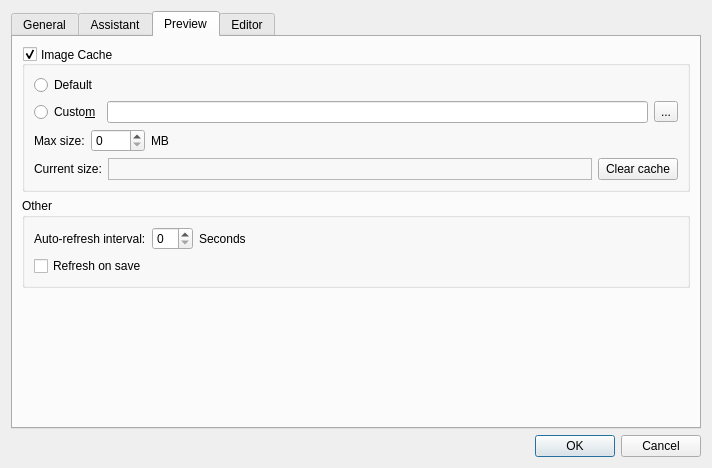
<?xml version="1.0" encoding="UTF-8"?>
<ui version="4.0">
 <class>PreferencesDialog</class>
 <widget class="QDialog" name="PreferencesDialog">
  <property name="geometry">
   <rect>
    <x>0</x>
    <y>0</y>
    <width>712</width>
    <height>468</height>
   </rect>
  </property>
  <property name="windowTitle">
   <string>Preferences</string>
  </property>
  <property name="modal">
   <bool>true</bool>
  </property>
  <layout class="QVBoxLayout" name="verticalLayout_6">
   <item>
    <widget class="QTabWidget" name="tabWidget">
     <property name="currentIndex">
      <number>2</number>
     </property>
     <widget class="QWidget" name="tab_General">
      <attribute name="title">
       <string>General</string>
      </attribute>
      <layout class="QVBoxLayout" name="verticalLayout_General">
       <item>
        <layout class="QVBoxLayout" name="verticalLayout_5">
         <item>
          <widget class="QGroupBox" name="groupBox_Java">
           <property name="title">
            <string>Java executable</string>
           </property>
           <layout class="QVBoxLayout" name="verticalLayout">
            <item>
             <widget class="QRadioButton" name="defaultJavaRadio">
              <property name="text">
               <string>Defau&amp;lt</string>
              </property>
             </widget>
            </item>
            <item>
             <layout class="QHBoxLayout" name="horizontalLayout_3">
              <item>
               <widget class="QRadioButton" name="customJavaRadio">
                <property name="text">
                 <string>&amp;Custom</string>
                </property>
               </widget>
              </item>
              <item>
               <widget class="QLineEdit" name="customJavaPathEdit"/>
              </item>
              <item>
               <widget class="QToolButton" name="customJavaPathButton">
                <property name="text">
                 <string>...</string>
                </property>
               </widget>
              </item>
             </layout>
            </item>
           </layout>
          </widget>
         </item>
         <item>
          <widget class="QGroupBox" name="groupBox_PlantUML">
           <property name="title">
            <string>PlantUML jar</string>
           </property>
           <layout class="QVBoxLayout" name="verticalLayout_2">
            <item>
             <widget class="QRadioButton" name="defaultPlatUmlRadio">
              <property name="text">
               <string>Default</string>
              </property>
             </widget>
            </item>
            <item>
             <layout class="QHBoxLayout" name="horizontalLayout_4">
              <item>
               <widget class="QRadioButton" name="customPlantUmlRadio">
                <property name="text">
                 <string>Custo&amp;m</string>
                </property>
               </widget>
              </item>
              <item>
               <widget class="QLineEdit" name="customPlantUmlEdit"/>
              </item>
              <item>
               <widget class="QToolButton" name="customPlantUmlButton">
                <property name="text">
                 <string>...</string>
                </property>
               </widget>
              </item>
             </layout>
            </item>
           </layout>
          </widget>
         </item>
         <item>
          <widget class="QGroupBox" name="groupBox_Graphviz">
           <property name="title">
            <string>Graphviz / Dot executable</string>
           </property>
           <layout class="QVBoxLayout" name="verticalLayout_3">
            <item>
             <widget class="QRadioButton" name="defaultGraphizRadio">
              <property name="text">
               <string>Default</string>
              </property>
             </widget>
            </item>
            <item>
             <layout class="QHBoxLayout" name="horizontalLayout_5">
              <item>
               <widget class="QRadioButton" name="customGraphizRadio">
                <property name="text">
                 <string>Custom</string>
                </property>
               </widget>
              </item>
              <item>
               <widget class="QLineEdit" name="customGraphizEdit"/>
              </item>
              <item>
               <widget class="QToolButton" name="customGraphizButton">
                <property name="text">
                 <string>...</string>
                </property>
               </widget>
              </item>
             </layout>
            </item>
           </layout>
          </widget>
         </item>
         <item>
          <spacer name="verticalSpacer_General">
           <property name="orientation">
            <enum>Qt::Vertical</enum>
           </property>
           <property name="sizeHint" stdset="0">
            <size>
             <width>20</width>
             <height>40</height>
            </size>
           </property>
          </spacer>
         </item>
        </layout>
       </item>
      </layout>
     </widget>
     <widget class="QWidget" name="tab_Assistant">
      <attribute name="title">
       <string>Assistant</string>
      </attribute>
      <layout class="QVBoxLayout" name="verticalLayout_Assistant">
       <item>
        <widget class="QGroupBox" name="groupBox_Assistant_File">
         <property name="title">
          <string>Assistant</string>
         </property>
         <layout class="QVBoxLayout" name="verticalLayout_11">
          <item>
           <layout class="QHBoxLayout" name="horizontalLayout_16">
            <item>
             <widget class="QLabel" name="label_6">
              <property name="text">
               <string>XML File</string>
              </property>
             </widget>
            </item>
            <item>
             <widget class="QLineEdit" name="assistantXmlEdit"/>
            </item>
            <item>
             <widget class="QToolButton" name="assistantXmlButton">
              <property name="text">
               <string>...</string>
              </property>
             </widget>
            </item>
           </layout>
          </item>
         </layout>
        </widget>
       </item>
       <item>
        <widget class="QGroupBox" name="groupBox_Assistant_Font">
         <property name="title">
          <string>Font</string>
         </property>
         <layout class="QHBoxLayout" name="horizontalLayout_14">
          <item>
           <layout class="QHBoxLayout" name="horizontalLayout_9">
            <item>
             <widget class="QFontComboBox" name="assistantInfoFontComboBox">
              <property name="sizePolicy">
               <sizepolicy hsizetype="Expanding" vsizetype="Fixed">
                <horstretch>0</horstretch>
                <verstretch>0</verstretch>
               </sizepolicy>
              </property>
             </widget>
            </item>
            <item>
             <widget class="QSpinBox" name="assistantInfoFontSizeSpinBox">
              <property name="minimum">
               <number>5</number>
              </property>
              <property name="value">
               <number>10</number>
              </property>
             </widget>
            </item>
           </layout>
          </item>
         </layout>
        </widget>
       </item>
       <item>
        <spacer name="verticalSpacer_Assistant">
         <property name="orientation">
          <enum>Qt::Vertical</enum>
         </property>
         <property name="sizeHint" stdset="0">
          <size>
           <width>20</width>
           <height>40</height>
          </size>
         </property>
        </spacer>
       </item>
      </layout>
     </widget>
     <widget class="QWidget" name="tab_Preview">
      <attribute name="title">
       <string>Preview</string>
      </attribute>
      <layout class="QVBoxLayout" name="verticalLayout_Preview">
       <item>
        <widget class="QGroupBox" name="groupBox_ImageCache">
         <property name="title">
          <string>Image Cache</string>
         </property>
         <property name="alignment">
          <set>Qt::AlignLeading|Qt::AlignLeft|Qt::AlignVCenter</set>
         </property>
         <property name="flat">
          <bool>false</bool>
         </property>
         <property name="checkable">
          <bool>true</bool>
         </property>
         <layout class="QVBoxLayout" name="verticalLayout_4">
          <item>
           <widget class="QRadioButton" name="defaultCacheRadio">
            <property name="text">
             <string>Default</string>
            </property>
           </widget>
          </item>
          <item>
           <layout class="QHBoxLayout" name="horizontalLayout_6">
            <item>
             <widget class="QRadioButton" name="customCacheRadio">
              <property name="text">
               <string>Custo&amp;m</string>
              </property>
             </widget>
            </item>
            <item>
             <widget class="QLineEdit" name="customCacheEdit"/>
            </item>
            <item>
             <widget class="QToolButton" name="customCacheButton">
              <property name="text">
               <string>...</string>
              </property>
             </widget>
            </item>
           </layout>
          </item>
          <item>
           <layout class="QHBoxLayout" name="horizontalLayout_7">
            <item>
             <widget class="QLabel" name="label_9">
              <property name="text">
               <string>Max size:</string>
              </property>
             </widget>
            </item>
            <item>
             <widget class="QSpinBox" name="cacheMaxSize">
              <property name="maximum">
               <number>1000</number>
              </property>
             </widget>
            </item>
            <item>
             <widget class="QLabel" name="label_2">
              <property name="text">
               <string>MB</string>
              </property>
             </widget>
            </item>
            <item>
             <spacer name="horizontalSpacer_3">
              <property name="orientation">
               <enum>Qt::Horizontal</enum>
              </property>
              <property name="sizeHint" stdset="0">
               <size>
                <width>40</width>
                <height>20</height>
               </size>
              </property>
             </spacer>
            </item>
           </layout>
          </item>
          <item>
           <layout class="QHBoxLayout" name="horizontalLayout_8">
            <item>
             <widget class="QLabel" name="label_7">
              <property name="text">
               <string>Current size:</string>
              </property>
             </widget>
            </item>
            <item>
             <widget class="QLabel" name="cacheCurrentSizeLabel">
              <property name="sizePolicy">
               <sizepolicy hsizetype="Preferred" vsizetype="Preferred">
                <horstretch>1</horstretch>
                <verstretch>0</verstretch>
               </sizepolicy>
              </property>
              <property name="frameShape">
               <enum>QFrame::StyledPanel</enum>
              </property>
              <property name="frameShadow">
               <enum>QFrame::Sunken</enum>
              </property>
              <property name="text">
               <string/>
              </property>
             </widget>
            </item>
            <item>
             <widget class="QPushButton" name="clearCacheButton">
              <property name="sizePolicy">
               <sizepolicy hsizetype="Fixed" vsizetype="Fixed">
                <horstretch>0</horstretch>
                <verstretch>0</verstretch>
               </sizepolicy>
              </property>
              <property name="text">
               <string>Clear cache</string>
              </property>
             </widget>
            </item>
           </layout>
          </item>
         </layout>
        </widget>
       </item>
       <item alignment="Qt::AlignTop">
        <widget class="QGroupBox" name="groupBox_Preview_Other">
         <property name="title">
          <string>Other</string>
         </property>
         <layout class="QVBoxLayout" name="verticalLayout_12" stretch="0,0">
          <item>
           <layout class="QHBoxLayout" name="horizontalLayout_10">
            <item>
             <widget class="QLabel" name="label_3">
              <property name="text">
               <string>Auto-refresh interval:</string>
              </property>
             </widget>
            </item>
            <item>
             <widget class="QSpinBox" name="autoRefreshSpin"/>
            </item>
            <item>
             <widget class="QLabel" name="label_4">
              <property name="text">
               <string>Seconds</string>
              </property>
             </widget>
            </item>
            <item>
             <spacer name="horizontalSpacer">
              <property name="orientation">
               <enum>Qt::Horizontal</enum>
              </property>
              <property name="sizeHint" stdset="0">
               <size>
                <width>40</width>
                <height>20</height>
               </size>
              </property>
             </spacer>
            </item>
           </layout>
          </item>
          <item>
           <widget class="QCheckBox" name="refreshOnSaveCheckBox">
            <property name="text">
             <string>Refresh on save</string>
            </property>
           </widget>
          </item>
         </layout>
        </widget>
       </item>
       <item>
        <spacer name="verticalSpacer_Preview">
         <property name="orientation">
          <enum>Qt::Vertical</enum>
         </property>
         <property name="sizeHint" stdset="0">
          <size>
           <width>20</width>
           <height>40</height>
          </size>
         </property>
        </spacer>
       </item>
      </layout>
     </widget>
     <widget class="QWidget" name="tab_Editor">
      <attribute name="title">
       <string>Editor</string>
      </attribute>
      <layout class="QVBoxLayout" name="verticalLayout_Editor">
       <item>
        <widget class="QGroupBox" name="groupBox_Font">
         <property name="title">
          <string>Font</string>
         </property>
         <layout class="QHBoxLayout" name="horizontalLayout_11">
          <item>
           <layout class="QHBoxLayout" name="horizontalLayout_2">
            <item>
             <widget class="QFontComboBox" name="editorFontComboBox">
              <property name="sizePolicy">
               <sizepolicy hsizetype="Expanding" vsizetype="Fixed">
                <horstretch>0</horstretch>
                <verstretch>0</verstretch>
               </sizepolicy>
              </property>
             </widget>
            </item>
            <item>
             <widget class="QSpinBox" name="editorFontSizeSpinBox">
              <property name="minimum">
               <number>5</number>
              </property>
              <property name="value">
               <number>10</number>
              </property>
             </widget>
            </item>
           </layout>
          </item>
         </layout>
        </widget>
       </item>
       <item>
        <widget class="QGroupBox" name="groupBox_Indention">
         <property name="title">
          <string>Indention</string>
         </property>
         <layout class="QVBoxLayout" name="verticalLayout_9">
          <item>
           <widget class="QCheckBox" name="autoIndentCheckBox">
            <property name="text">
             <string>Autoindent</string>
            </property>
            <property name="checked">
             <bool>true</bool>
            </property>
           </widget>
          </item>
          <item>
           <widget class="QCheckBox" name="useSpacesInsteadTabsCheckBox">
            <property name="text">
             <string>Use Spaces instead Tabs</string>
            </property>
           </widget>
          </item>
          <item>
           <layout class="QHBoxLayout" name="horizontalLayout_13">
            <item>
             <layout class="QHBoxLayout" name="horizontalLayout_12">
              <item>
               <widget class="QLabel" name="label">
                <property name="text">
                 <string>Indent size:</string>
                </property>
               </widget>
              </item>
              <item>
               <widget class="QSpinBox" name="indentSizeSpinBox">
                <property name="minimum">
                 <number>1</number>
                </property>
                <property name="value">
                 <number>4</number>
                </property>
               </widget>
              </item>
             </layout>
            </item>
            <item>
             <spacer name="horizontalSpacer_2">
              <property name="orientation">
               <enum>Qt::Horizontal</enum>
              </property>
              <property name="sizeHint" stdset="0">
               <size>
                <width>40</width>
                <height>20</height>
               </size>
              </property>
             </spacer>
            </item>
           </layout>
          </item>
         </layout>
        </widget>
       </item>
       <item>
        <widget class="QGroupBox" name="groupBox_Editor_Other">
         <property name="title">
          <string>Other</string>
         </property>
         <layout class="QVBoxLayout" name="verticalLayout_8">
          <item>
           <widget class="QCheckBox" name="useLastDocumentCheckBox">
            <property name="text">
             <string>Load last file on startup</string>
            </property>
           </widget>
          </item>
         </layout>
        </widget>
       </item>
       <item>
        <spacer name="verticalSpacer_Editor">
         <property name="orientation">
          <enum>Qt::Vertical</enum>
         </property>
         <property name="sizeHint" stdset="0">
          <size>
           <width>20</width>
           <height>308</height>
          </size>
         </property>
        </spacer>
       </item>
      </layout>
     </widget>
    </widget>
   </item>
   <item>
    <layout class="QHBoxLayout" name="horizontalLayout">
     <item>
      <spacer name="horizontalSpacer_4">
       <property name="orientation">
        <enum>Qt::Horizontal</enum>
       </property>
       <property name="sizeHint" stdset="0">
        <size>
         <width>40</width>
         <height>20</height>
        </size>
       </property>
      </spacer>
     </item>
     <item>
      <widget class="QDialogButtonBox" name="buttonBox">
       <property name="sizePolicy">
        <sizepolicy hsizetype="Fixed" vsizetype="Fixed">
         <horstretch>0</horstretch>
         <verstretch>0</verstretch>
        </sizepolicy>
       </property>
       <property name="orientation">
        <enum>Qt::Horizontal</enum>
       </property>
       <property name="standardButtons">
        <set>QDialogButtonBox::Cancel|QDialogButtonBox::Ok</set>
       </property>
      </widget>
     </item>
    </layout>
   </item>
  </layout>
 </widget>
 <resources/>
 <connections>
  <connection>
   <sender>buttonBox</sender>
   <signal>accepted()</signal>
   <receiver>PreferencesDialog</receiver>
   <slot>accept()</slot>
   <hints>
    <hint type="sourcelabel">
     <x>248</x>
     <y>254</y>
    </hint>
    <hint type="destinationlabel">
     <x>157</x>
     <y>274</y>
    </hint>
   </hints>
  </connection>
  <connection>
   <sender>buttonBox</sender>
   <signal>rejected()</signal>
   <receiver>PreferencesDialog</receiver>
   <slot>reject()</slot>
   <hints>
    <hint type="sourcelabel">
     <x>316</x>
     <y>260</y>
    </hint>
    <hint type="destinationlabel">
     <x>286</x>
     <y>274</y>
    </hint>
   </hints>
  </connection>
 </connections>
</ui>
